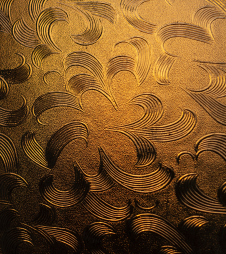
#> input picture Tugas-4/image01.png, 226 x 254 px
$ python 'median filter-min filter-max filter.py'
#> lines starting #> are read from the running program, lines starting #| are printed output that depends on the picture
# Tiara Juli Arsita
# F55121053
import cv2

# membaca  citra asli
img = cv2.imread('image01.png')
#> img is the input picture: shape (254, 226, 3); mean B, G, R 33.7, 78.7, 119.4

# pengolahan citra dengan median filter
median = cv2.medianBlur(img, 5)
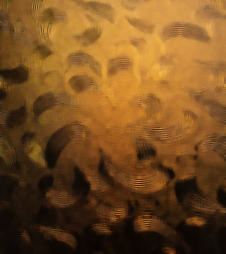
#> median: shape (254, 226, 3); mean B, G, R 33.2, 78.1, 119.2

# pengolahan citra dengan max filter
kernel = cv2.getStructuringElement(cv2.MORPH_RECT, (3,3))
max = cv2.dilate(img, kernel)
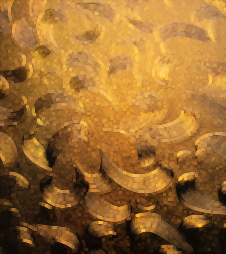
#> max: shape (254, 226, 3); mean B, G, R 47.6, 106.8, 155.1

# pengolahan citra dengan min filter
min = cv2.erode(img, kernel)
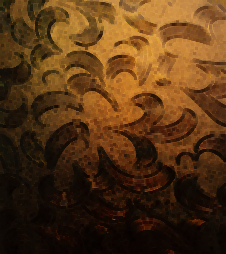
#> min: shape (254, 226, 3); mean B, G, R 21, 52.4, 84.9


# menampilkan hasil pengolahan citra
cv2.imshow('Citra Asli', img)
cv2.imshow('Median Filter', median)
cv2.imshow('Max Filter', max)
cv2.imshow('Min Filter', min)

cv2.waitKey(0)
cv2.destroyAllWindows()

$ run again, with Tugas-4/image02.png copied over Tugas-4/image01.png
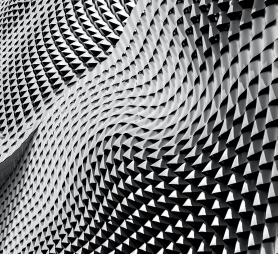
#> input picture Tugas-4/image02.png, 278 x 254 px
#> img is the input picture: shape (254, 278, 3); mean B, G, R 121.7, 120.1, 119.3
#> `max = cv2.dilate(img, kernel)`:
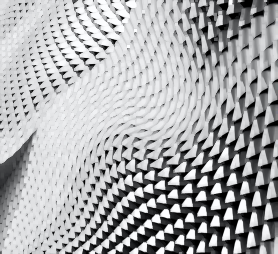
#> max: shape (254, 278, 3); mean B, G, R 173.5, 171.7, 170.7
#> `min = cv2.erode(img, kernel)`:
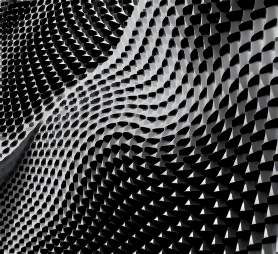
#> min: shape (254, 278, 3); mean B, G, R 64.1, 63.1, 62.6

$ run again, with Tugas-4/image03.png copied over Tugas-4/image01.png
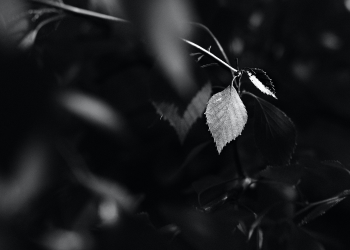
#> input picture Tugas-4/image03.png, 350 x 250 px
#> img is the input picture: shape (250, 350, 3); mean B, G, R 28.3, 26.3, 25.3
#> `max = cv2.dilate(img, kernel)`:
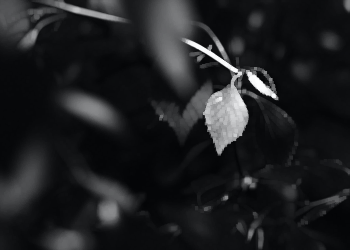
#> max: shape (250, 350, 3); mean B, G, R 33.8, 31.8, 30.8
#> `min = cv2.erode(img, kernel)`:
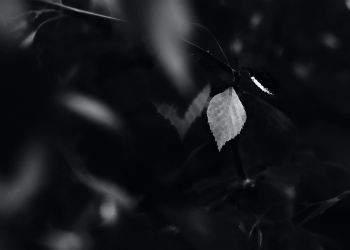
#> min: shape (250, 350, 3); mean B, G, R 23.6, 21.6, 20.6

$ run again, with Tugas-4/image04.png copied over Tugas-4/image01.png
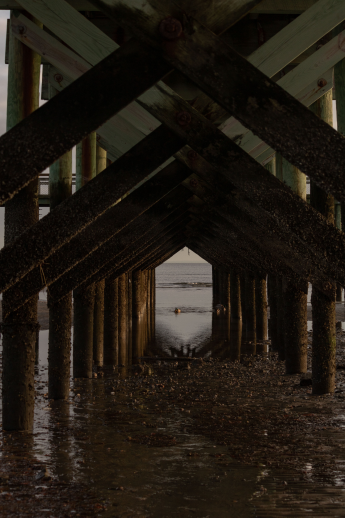
#> input picture Tugas-4/image04.png, 345 x 518 px
#> img is the input picture: shape (518, 345, 3); mean B, G, R 18.9, 26.7, 33.2
#> `max = cv2.dilate(img, kernel)`:
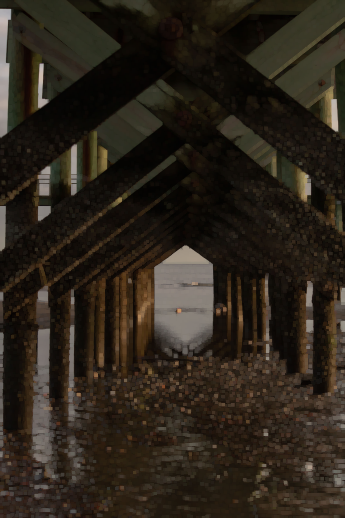
#> max: shape (518, 345, 3); mean B, G, R 26.4, 35.9, 43.5
#> `min = cv2.erode(img, kernel)`:
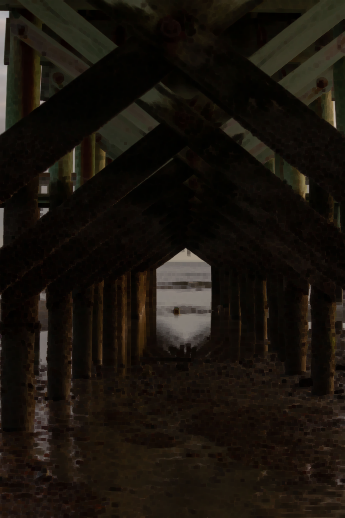
#> min: shape (518, 345, 3); mean B, G, R 12.9, 19.3, 24.8
